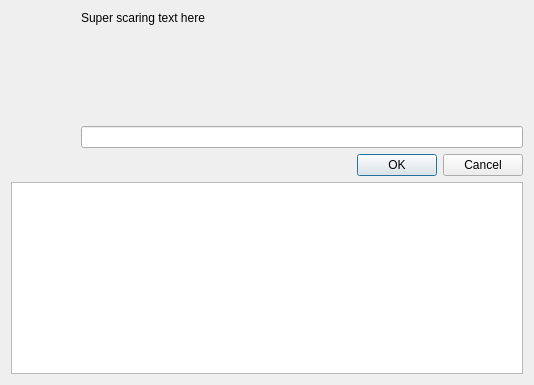
<?xml version="1.0" encoding="UTF-8"?>
<ui version="4.0">
 <class>FileVault2DeleteWarningDialog</class>
 <widget class="QDialog" name="FileVault2DeleteWarningDialog">
  <property name="geometry">
   <rect>
    <x>0</x>
    <y>0</y>
    <width>534</width>
    <height>385</height>
   </rect>
  </property>
  <property name="windowTitle">
   <string>Remove Full Disk Encryption Recovery Keys</string>
  </property>
  <layout class="QVBoxLayout" name="verticalLayout_3">
   <item>
    <layout class="QGridLayout" name="gridLayout">
     <item row="0" column="0">
      <layout class="QVBoxLayout" name="verticalLayout">
       <item>
        <widget class="QLabel" name="iconLabel">
         <property name="sizePolicy">
          <sizepolicy hsizetype="Fixed" vsizetype="Fixed">
           <horstretch>0</horstretch>
           <verstretch>0</verstretch>
          </sizepolicy>
         </property>
         <property name="minimumSize">
          <size>
           <width>64</width>
           <height>64</height>
          </size>
         </property>
         <property name="maximumSize">
          <size>
           <width>64</width>
           <height>64</height>
          </size>
         </property>
         <property name="text">
          <string/>
         </property>
         <property name="alignment">
          <set>Qt::AlignLeading|Qt::AlignLeft|Qt::AlignTop</set>
         </property>
        </widget>
       </item>
       <item>
        <spacer name="verticalSpacer">
         <property name="orientation">
          <enum>Qt::Vertical</enum>
         </property>
         <property name="sizeHint" stdset="0">
          <size>
           <width>20</width>
           <height>40</height>
          </size>
         </property>
        </spacer>
       </item>
      </layout>
     </item>
     <item row="0" column="1">
      <layout class="QVBoxLayout" name="verticalLayout_2">
       <item>
        <widget class="QLabel" name="messageLabel">
         <property name="text">
          <string>Super scaring text here</string>
         </property>
         <property name="alignment">
          <set>Qt::AlignLeading|Qt::AlignLeft|Qt::AlignTop</set>
         </property>
        </widget>
       </item>
       <item>
        <widget class="QLineEdit" name="confirmationEdit"/>
       </item>
      </layout>
     </item>
    </layout>
   </item>
   <item>
    <widget class="QDialogButtonBox" name="buttonBox">
     <property name="orientation">
      <enum>Qt::Horizontal</enum>
     </property>
     <property name="standardButtons">
      <set>QDialogButtonBox::Cancel|QDialogButtonBox::Ok</set>
     </property>
    </widget>
   </item>
   <item>
    <widget class="QPlainTextEdit" name="detailsEdit">
     <property name="readOnly">
      <bool>true</bool>
     </property>
    </widget>
   </item>
  </layout>
 </widget>
 <resources/>
 <connections>
  <connection>
   <sender>buttonBox</sender>
   <signal>accepted()</signal>
   <receiver>FileVault2DeleteWarningDialog</receiver>
   <slot>accept()</slot>
   <hints>
    <hint type="sourcelabel">
     <x>248</x>
     <y>254</y>
    </hint>
    <hint type="destinationlabel">
     <x>157</x>
     <y>274</y>
    </hint>
   </hints>
  </connection>
  <connection>
   <sender>buttonBox</sender>
   <signal>rejected()</signal>
   <receiver>FileVault2DeleteWarningDialog</receiver>
   <slot>reject()</slot>
   <hints>
    <hint type="sourcelabel">
     <x>316</x>
     <y>260</y>
    </hint>
    <hint type="destinationlabel">
     <x>286</x>
     <y>274</y>
    </hint>
   </hints>
  </connection>
 </connections>
</ui>
